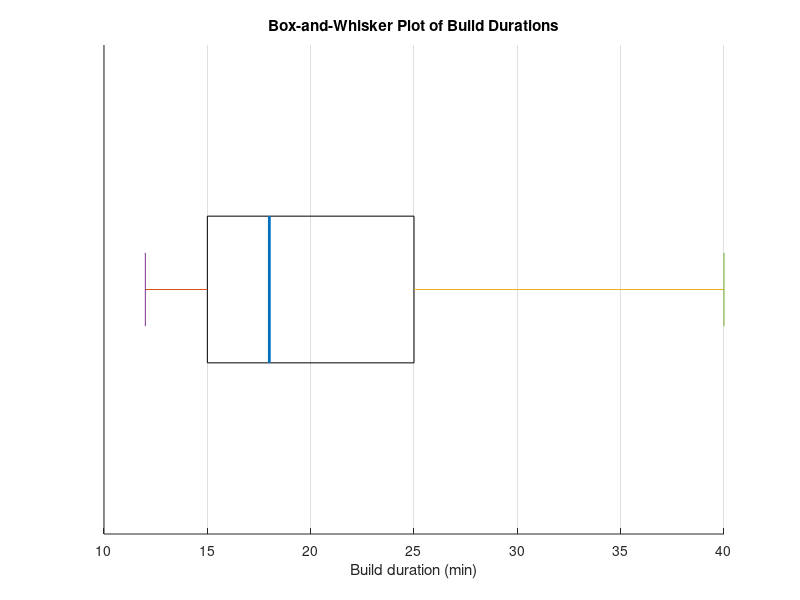

MATLAB code to generate this figure:
% Question 13 (Lecture 13): Box-and-whisker plot and Pearson's coefficient of skewness
clc; clear; close all;

x = sort([12 14 15 15 15 17 18 18 19 20 22 25 28 31 40]);   % build durations (min)
n  = numel(x);
xb = mean(x);
S  = sqrt(sum((x - xb).^2) / n);
Md = median(x);
Mo = mode(x);

X0 = x(1);  Q1 = x((n+1)/4);  Q3 = x(3*(n+1)/4);  Xm = x(end);
fprintf('Five-number summary: %d  %d  %d  %d  %d\n', X0, Q1, Md, Q3, Xm);
fprintf('Mean = %.2f,  Median = %.2f,  Mode = %d,  S.D. = %.4f\n', xb, Md, Mo, S);

Sk1 = (xb - Mo) / S;                  % Pearson's coefficient (mean - mode)/S
Sk2 = 3 * (xb - Md) / S;              % alternative form 3(mean - median)/S
fprintf('Sk (mean-mode)       = %.4f\n', Sk1);
fprintf('Sk (3(mean-median))  = %.4f\n', Sk2);

% ---- Box-and-whisker plot drawn from the five-number summary ----
figure; hold on;
rectangle('Position', [Q1, 0.7, Q3 - Q1, 0.6]);            % box from Q1 to Q3
plot([Md Md], [0.7 1.3], 'LineWidth', 2);                  % median line
plot([X0 Q1], [1 1]);  plot([Q3 Xm], [1 1]);               % whiskers
plot([X0 X0], [0.85 1.15]);  plot([Xm Xm], [0.85 1.15]);   % whisker end-caps
ylim([0 2]);  set(gca, 'YTick', []);
xlabel('Build duration (min)'); title('Box-and-Whisker Plot of Build Durations'); grid on;
